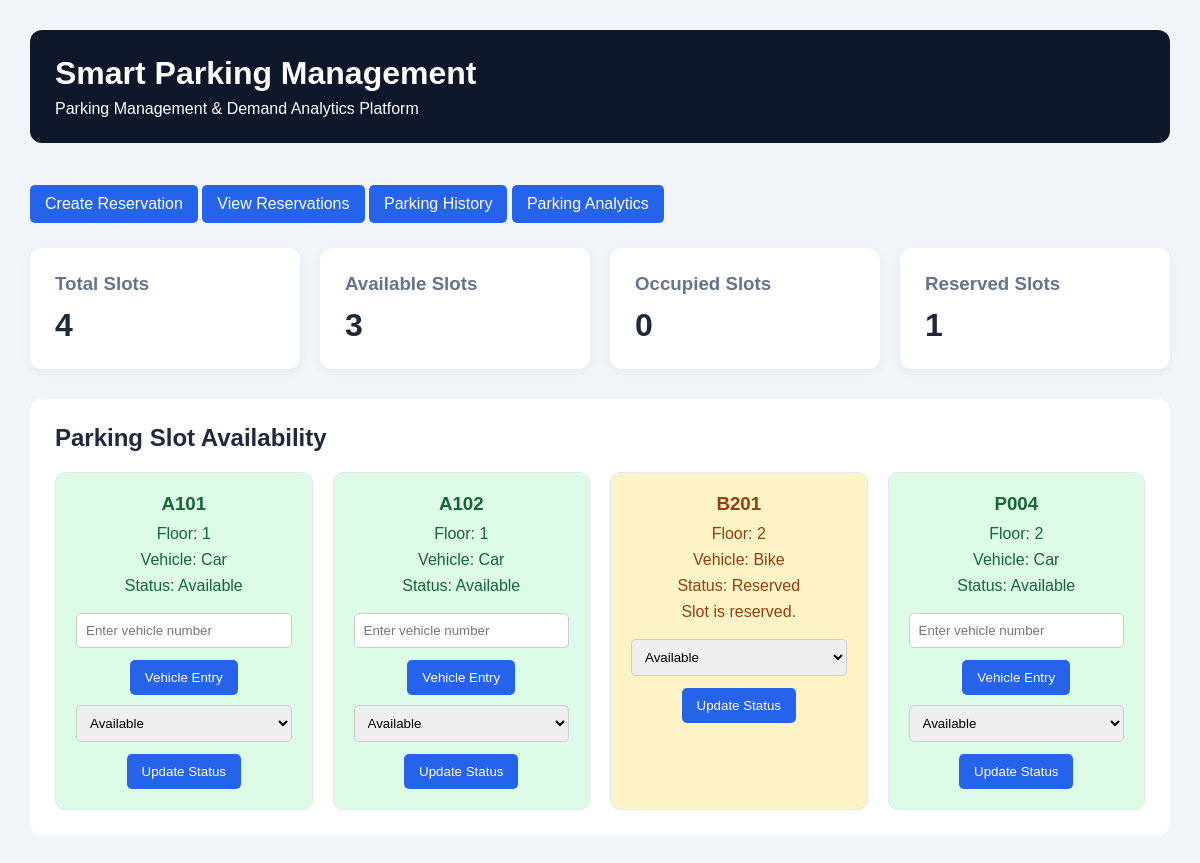
The page / on the database its author committed.
### parking/models.py (models this page shows, shortened)
class ParkingSlot(models.Model):
    SLOT_STATUS = [
        ('available', 'Available'),
        ('occupied', 'Occupied'),
        ('reserved', 'Reserved'),
    ]
    slot_number = models.CharField(max_length=20, unique=True)
    floor = models.IntegerField(default=1)
    vehicle_type = models.CharField(max_length=20, default='Car')
    status = models.CharField(
        max_length=20,
        choices=SLOT_STATUS,
        default='available'
    )

### parking/views.py (the view)
# urls.py: path('', views.dashboard, name='dashboard'),
def dashboard(request):
    total_slots = ParkingSlot.objects.count()
    available_slots = ParkingSlot.objects.filter(
        status='available'
    ).count()
    occupied_slots = ParkingSlot.objects.filter(
        status='occupied'
    ).count()
    reserved_slots = ParkingSlot.objects.filter(
        status='reserved'
    ).count()
    slots = ParkingSlot.objects.all().order_by('slot_number')
    context = {
        'total_slots': total_slots,
        'available_slots': available_slots,
        'occupied_slots': occupied_slots,
        'reserved_slots': reserved_slots,
        'slots': slots,
    }
    return render(request, 'parking/dashboard.html', context)

### parking/templates/parking/dashboard.html (shortened to what this page needs)
<!DOCTYPE html>
<html lang="en">
<head>
</head>
<body>
<header>
    <h1>Smart Parking Management</h1>
    <p>Parking Management &amp; Demand Analytics Platform</p>
</header>
<div class="nav-links">
    <a class="nav-link" href="{% url 'create_reservation' %}">
        Create Reservation
    </a>
    <a class="nav-link" href="{% url 'reservation_list' %}">
        View Reservations
    </a>
    <a class="nav-link" href="{% url 'parking_history' %}">
        Parking History
    </a>
    <a class="nav-link" href="{% url 'parking_analytics' %}">
        Parking Analytics
    </a>
</div>
<section class="stats">
    <div class="card">
        <h3>Total Slots</h3>
        <h2>{{ total_slots }}</h2>
    </div>
    <div class="card">
        <h3>Available Slots</h3>
        <h2>{{ available_slots }}</h2>
    </div>
    <div class="card">
        <h3>Occupied Slots</h3>
        <h2>{{ occupied_slots }}</h2>
    </div>
    <div class="card">
        <h3>Reserved Slots</h3>
        <h2>{{ reserved_slots }}</h2>
    </div>
</section>
<section class="parking-section">
    <h2>Parking Slot Availability</h2>
    <div class="slots">
        {% for slot in slots %}
        <div class="slot {{ slot.status }}">
            <h3>{{ slot.slot_number }}</h3>
            <p>Floor: {{ slot.floor }}</p>
            <p>Vehicle: {{ slot.vehicle_type }}</p>
            <p>Status: {{ slot.get_status_display }}</p>
            {% if slot.status == 'available' %}
            <form method="POST"
                  action="{% url 'vehicle_entry' slot.id %}">
                <input
                    type="text"
                    name="vehicle_number"
                    placeholder="Enter vehicle number"
                    required
                >
                <button type="submit">
                    Vehicle Entry
                </button>
            </form>
            {% elif slot.status == 'reserved' %}
            <p>Slot is reserved.</p>
            {% endif %}
            <form method="POST"
                  action="{% url 'update_slot_status' slot.id %}">
                <select name="status">
                    <option value="available">Available</option>
                </select>
                <button type="submit">
                    Update Status
                </button>
            </form>
        </div>
        {% empty %}
        <p>No parking slots available.</p>
        {% endfor %}
    </div>
</section>
</body>
</html>

### parking/templates/parking/dashboard.html (style rules this page uses)
* { margin: 0; padding: 0; box-sizing: border-box; font-family: Arial, sans-serif; }
body { background: #f1f5f9; padding: 30px; color: #1e293b; }
header { background: #0f172a; color: white; padding: 25px; border-radius: 12px; margin-bottom: 30px; }
header h1 { margin-bottom: 8px; }
.stats { display: grid; grid-template-columns: repeat(auto-fit, minmax(180px, 1fr)); gap: 20px; margin-bottom: 30px; }
.card { background: white; padding: 25px; border-radius: 12px; box-shadow: 0 3px 12px #0000000d; }
.card h3 { color: #64748b; margin-bottom: 12px; }
.card h2 { font-size: 32px; }
.parking-section { background: white; padding: 25px; border-radius: 12px; }
.parking-section h2 { margin-bottom: 20px; }
.slots { display: grid; grid-template-columns: repeat(auto-fit, minmax(230px, 1fr)); gap: 20px; }
.slot { padding: 20px; border-radius: 10px; text-align: center; border: 1px solid #e2e8f0; }
.available { background: #dcfce7; color: #166534; }
.reserved { background: #fef3c7; color: #92400e; }
.slot h3 { margin-bottom: 10px; }
.slot p { margin: 8px; }
select, input { width: 100%; padding: 9px; margin-top: 10px; border: 1px solid #ccc; border-radius: 5px; }
button, .nav-link { display: inline-block; padding: 10px 15px; margin-top: 12px; border: none; border-radius: 5px; background: #2563eb; color: white; cursor: pointer; text-decoration: none; }
.nav-links { margin-bottom: 25px; }

### rows shown on the page
ParkingSlot: slot_number "A101", floor "1", vehicle_type "Car", status "Available"
ParkingSlot: slot_number "A102", floor "1", vehicle_type "Car", status "Available"
ParkingSlot: slot_number "B201", floor "2", vehicle_type "Bike", status "Reserved", shows "Slot is reserved."
ParkingSlot: slot_number "P004", floor "2", vehicle_type "Car", status "Available"

### other values the page prints
{{ total_slots }} "4"
{{ available_slots }} "3"
{{ occupied_slots }} "0"
{{ reserved_slots }} "1"
